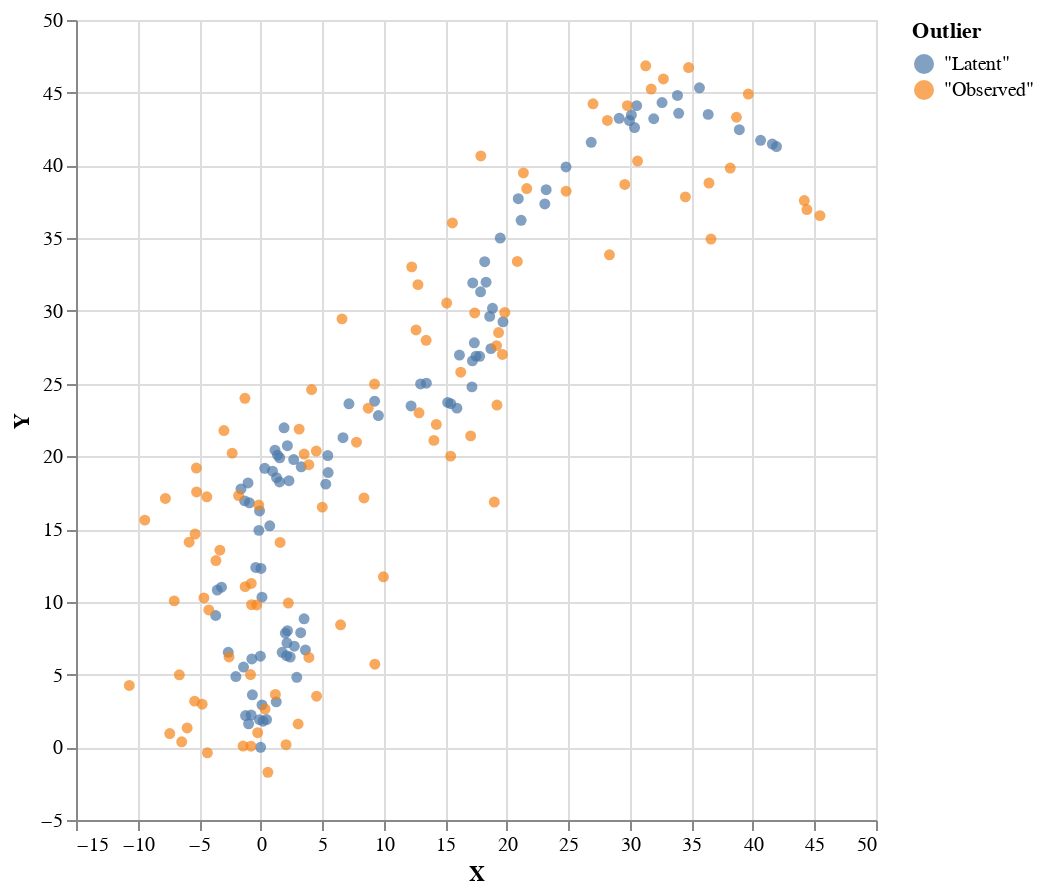

The code cell stored with this chart in its notebook:
### Code cell
randomWalkObserved <- sampleIOfixed $ toList $ P.each randomWalkPrior >-> observations


plot 
    (zip 
        (fmap (\v -> (v V.! 0, v V.! 1)) $ randomWalkPrior <> randomWalkObserved) 
        (replicate 100 (T.pack "Latent") <> replicate 100 (T.pack "Observed")))

### Figure 1 — Vega-Lite specification as saved in the notebook (floating-point values rounded to 4 significant figures; data arrays with more than 128 entries replaced by an {"elided": "..."} marker saying what was removed)
{"$schema": "https://vega.github.io/schema/vega-lite/v4.json", "data": {"values": {"elided": "200 records"}}, "encoding": {"color": {"field": "Outlier"}, "x": {"field": "X", "type": "quantitative"}, "y": {"field": "Y", "type": "quantitative"}}, "height": 400, "mark": "circle", "width": 400}
